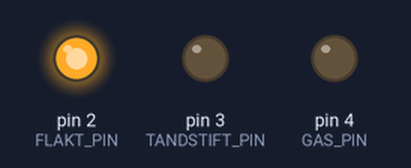
The sketch below on a simulated Arduino Uno, built with avr-gcc and run on an emulated ATmega328P. Shown: output pins drawn as LEDs (lit = HIGH).

Above: at 0.1 s.
At 10.1 s:
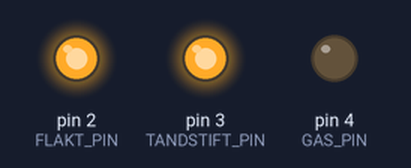
At 20.1 s:
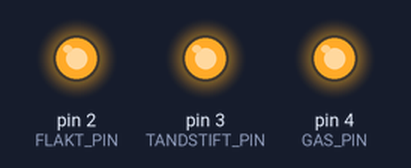
At 40.1 s:
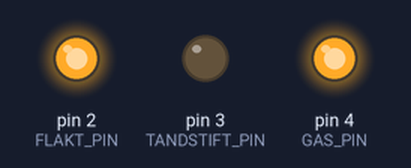
Timing chart, 0 to 41.6 s (numbered marks = the images above):
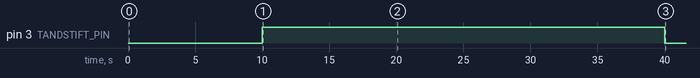

The sketch:

arduino_mm_v1.ino
```cpp
/*
  Sekvensstyrning för myggfangare, test med lysdioder
  Kort: Arduino Uno
  Tom Johans 2025-2026

  Huvudkort Arduino UNO R3
  Fjarrstyrning Shelley Plus Uni Smart WiFi
  Relaer Relamodul for Arduino 4x
  Spanningregulator LM2592s (tar in 12V, ska ge ut 5V)

  Digital pin 2 = Flakt
  Digital pin 3 = Tandstift
  Digital pin 4 = Gas, endast lysdiod i detta test

  Forutsattning:
  Relakortet ar aktivt HIGH:
  HIGH = rela/lysdiod pa
  LOW  = rela/lysdiod av
*/

const byte FLAKT_PIN = 2;
const byte TANDSTIFT_PIN = 3;
const byte GAS_PIN = 4;

void setup()
{
  /*
    Skriv LOW innan pinnarna blir utgangar.
    Det minskar risken for en kort oavsiktlig aktivering
    nar Arduino startar.
  */
  digitalWrite(FLAKT_PIN, LOW);
  digitalWrite(TANDSTIFT_PIN, LOW);
  digitalWrite(GAS_PIN, LOW);

  pinMode(FLAKT_PIN, OUTPUT);
  pinMode(TANDSTIFT_PIN, OUTPUT);
  pinMode(GAS_PIN, OUTPUT);

  // Sakerstall att allt ar avstangt.
  stangAvAllt();

  // Steg 1: Starta flakten direkt.
  digitalWrite(FLAKT_PIN, HIGH);

  // Vanta 10 sekunder.
  delay(10000UL);

  // Steg 2: Starta tandstiftet.
  // Flakten fortsatter vara aktiv.
  digitalWrite(TANDSTIFT_PIN, HIGH);

  // Vanta ytterligare 10 sekunder.
  delay(10000UL);

  // Steg 3: Aktivera gasutgangen.
  // Flakt och tandstift fortsatter vara aktiva.
  digitalWrite(GAS_PIN, HIGH);

  // Vanta 20 sekunder med alla tre utgangar aktiva.
  delay(20000UL);

  // Steg 4: Stang av tandstiftet.
  digitalWrite(TANDSTIFT_PIN, LOW);

  /*
    Slutlage:
    Flakt     = HIGH
    Tandstift = LOW
    Gas       = HIGH

    Detta lage halls kvar sa lange Arduino har strom.
  */
}

void loop()
{
  /*
    Ingen upprepad funktion behovs just nu.
    Utgangarna behaller slutlaget fran setup().
  */
}

void stangAvAllt()
{
  digitalWrite(FLAKT_PIN, LOW);
  digitalWrite(TANDSTIFT_PIN, LOW);
  digitalWrite(GAS_PIN, LOW);
}
```
